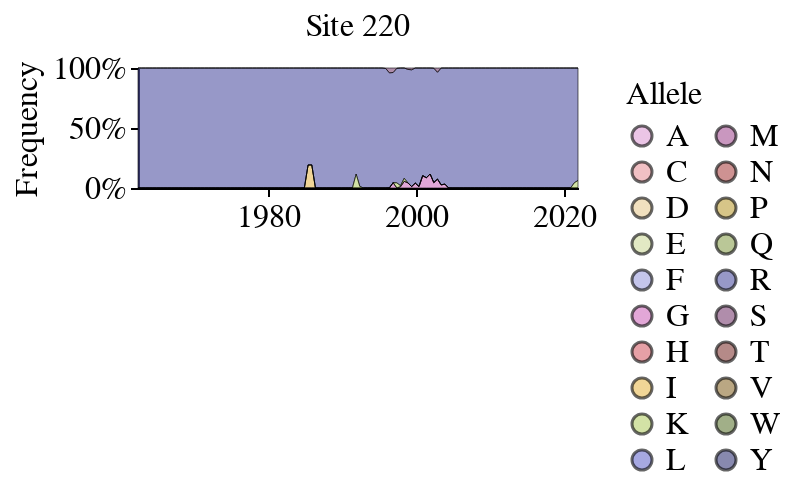

The notebook cell saved with this chart:
### Code cell
plot_site_frequencies(frequencies_60y_df, 220)

### Figure 1 — Vega-Lite specification as saved in the notebook (floating-point values rounded to 4 significant figures; data arrays with more than 128 entries replaced by an {"elided": "..."} marker saying what was removed)
{"config": {"background": "white", "title": {"fontSize": 20, "fontWeight": "normal", "font": "Helvetica", "anchor": "start", "color": "#000000", "orient": "top", "offset": 5, "subtitleColor": "gray", "subtitleFont": "Helvetica", "subtitleFontWeight": "normal", "subtitleFontSize": 18, "subtitlePadding": 2}, "axis": {"domain": true, "domainColor": "black", "domainWidth": 1, "grid": false, "gridColor": "#DEDDDD", "gridWidth": 0.5, "labelFont": "Helvetica", "labelFontSize": 16, "labelFlush": false, "labelFontWeight": "normal", "labelPadding": 2, "tickColor": "black", "tickSize": 4, "tickCount": 3, "tickWidth": 1, "titleFont": "Helvetica", "titleAlign": "center", "titleFontWeight": "normal", "titleFontSize": 16, "titlePadding": 5}, "legend": {"labelFont": "Helvetica", "labelFontSize": 16, "symbolSize": 100, "titleFont": "Helvetica", "titleFontSize": 16, "titleFontWeight": "normal", "padding": 5, "titleLimit": 200, "gradientLength": 100}, "range": {"category": ["#4e79a7", "#f28e2c", "#e15759", "#76b7b2", "#59a14f", "#edc949", "#af7aa1", "#ff9da7", "#9c755f", "#bab0ab"], "diverging": ["#c7e9b4", "#7fcdbb", "#41b6c4", "#1d91c0", "#225ea8", "#253494"]}, "view": {"stroke": "white", "strokeWidth": 0}, "text": {"font": "Helvetica", "fontSize": 16}}, "data": {"name": "data-7345402ae02ee99348ba526f1582b03e"}, "mark": {"type": "area", "opacity": 0.6, "stroke": "black", "strokeWidth": 0.5}, "encoding": {"color": {"field": "allele", "legend": {"columns": 2}, "scale": {"domain": ["A", "C", "D", "E", "F", "G", "H", "I", "K", "L", "M", "N", "P", "Q", "R", "S", "T", "V", "W", "Y"], "range": ["#DE9ED6", "#E7969C", "#E7CB94", "#CEDB9C", "#9C9EDE", "#CE6DBD", "#D6616B", "#E7BA52", "#B5CF6B", "#6B6ECF", "#A55194", "#AD494A", "#BD9E39", "#8CA252", "#5254A3", "#7B4173", "#843C39", "#8C6D31", "#637939", "#393B79"]}, "title": "Allele", "type": "nominal"}, "order": {"field": "allele", "type": "nominal"}, "tooltip": [{"field": "HA_region", "type": "nominal"}, {"field": "site", "type": "quantitative"}, {"field": "allele", "type": "nominal"}, {"field": "frequency", "type": "quantitative"}, {"field": "date", "type": "temporal"}], "x": {"axis": {"grid": false, "tickCount": 3}, "field": "date", "title": "", "type": "temporal"}, "y": {"axis": {"grid": false, "tickCount": 3}, "field": "frequency", "stack": "normalize", "title": "Frequency", "type": "quantitative"}}, "height": 60, "title": {"text": "Site 220", "anchor": "middle", "fontSize": 16, "fontWeight": "normal"}, "width": 220, "$schema": "https://vega.github.io/schema/vega-lite/v5.16.3.json", "datasets": {"data-7345402ae02ee99348ba526f1582b03e": {"elided": "600 records"}}}
